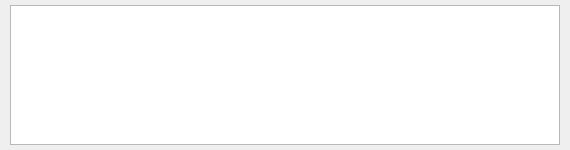
<?xml version="1.0" encoding="UTF-8"?>
<ui version="4.0">
 <class>LogWindow</class>
 <widget class="QMainWindow" name="LogWindow">
  <property name="geometry">
   <rect>
    <x>0</x>
    <y>0</y>
    <width>570</width>
    <height>150</height>
   </rect>
  </property>
  <property name="windowTitle">
   <string>Log</string>
  </property>
  <widget class="QWidget" name="centralwidget">
   <widget class="QPlainTextEdit" name="log_text_edit">
    <property name="geometry">
     <rect>
      <x>10</x>
      <y>5</y>
      <width>550</width>
      <height>140</height>
     </rect>
    </property>
    <property name="textInteractionFlags">
     <set>Qt::NoTextInteraction</set>
    </property>
   </widget>
  </widget>
 </widget>
 <resources/>
 <connections/>
</ui>
